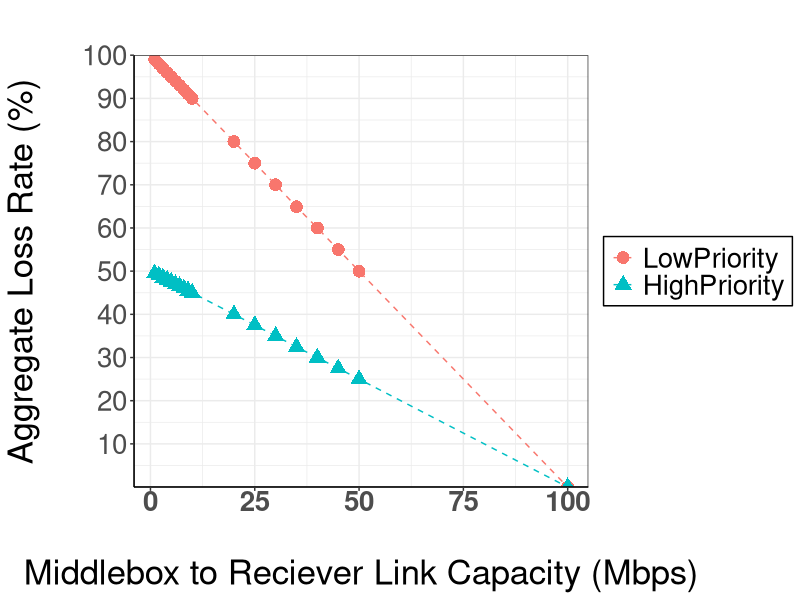

Recreate this plot in R. (Note: this script raises an error after producing the figure.)
#group
library(ggplot2)
library(reshape)

library(ggplot2) #for ggplot use plotting
library(reshape) #for combining multiple variables
raw<-read.csv("highandlownew.csv", sep=",") #Reads the data in each comma
mz<- melt(raw,id="Speed") #Formats the data frame to rely on Person as Y axis

# for switching the order of variables present in the plot
#mz$Speed<-factor(mz$Person, levels=c("Experiment Group","Control Group"))
# pass in our Data Frame var mm and feed which data to graph
p<- ggplot(mz, aes(x=Speed,y=value, colour=variable, shape=variable)) 
p<- p + geom_line(linetype=2) + geom_point(size = 4)
p<- p + scale_fill_manual("legend", labels=c("Low Packets", "High Packets"))
p<- p + labs(title="")
p<- p + xlab("Middlebox to Reciever Link Capacity (Mbps)")
p<- p + ylab("Aggregate Loss Rate (%)")
#p<- p + theme(panel.border=element_blank(),panel.grid.major=element_blank(),axis.line.x = element_line(color = "black"), axis.line.y = element_line(color="black"), text=element_text(size=25, family = "Times"))
p<- p + theme_bw() + theme(legend.title=element_blank(), legend.background=element_rect(color = "black"), axis.text.x = element_text(face = "bold", margin = margin(0,0,0,0)), axis.title.y=element_text(margin = margin(0,30,0,0)))
p <- p + theme(axis.line.x = element_line(color = "black"), axis.line.y = element_line(color="black"), text=element_text(size=25, family = "Helvetica"),axis.title.x=element_text(margin = margin(30,0,0,0)))
p<- p + scale_y_continuous(limit=c(0,100), expand = c(0,0), breaks=seq(10,100,10))
p <- p + coord_cartesian(xlimit=c(0,100))
p <- p + scale_x_continuous(breaks=seq(0,100,10), expand=c(0,0))
p
ggsave(filename = "highandlowloss.pdf", plot = last_plot(), width=297,height=210,units="mm")
